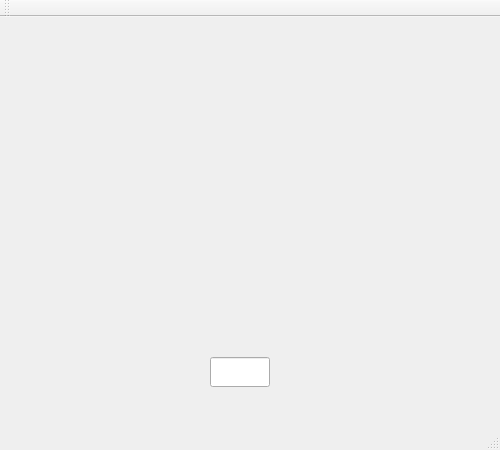
<?xml version="1.0" encoding="UTF-8"?>
<ui version="4.0">
 <class>MainWindow</class>
 <widget class="QMainWindow" name="MainWindow">
  <property name="geometry">
   <rect>
    <x>0</x>
    <y>0</y>
    <width>500</width>
    <height>450</height>
   </rect>
  </property>
  <property name="minimumSize">
   <size>
    <width>500</width>
    <height>450</height>
   </size>
  </property>
  <property name="maximumSize">
   <size>
    <width>500</width>
    <height>450</height>
   </size>
  </property>
  <property name="windowTitle">
   <string>Clock</string>
  </property>
  <widget class="QWidget" name="centralWidget">
   <widget class="QWidget" name="verticalLayoutWidget">
    <property name="geometry">
     <rect>
      <x>9</x>
      <y>9</y>
      <width>481</width>
      <height>331</height>
     </rect>
    </property>
    <layout class="QVBoxLayout" name="verticalLayout"/>
   </widget>
   <widget class="QLineEdit" name="time">
    <property name="geometry">
     <rect>
      <x>210</x>
      <y>340</y>
      <width>60</width>
      <height>30</height>
     </rect>
    </property>
    <property name="minimumSize">
     <size>
      <width>60</width>
      <height>30</height>
     </size>
    </property>
    <property name="maximumSize">
     <size>
      <width>60</width>
      <height>30</height>
     </size>
    </property>
    <property name="readOnly">
     <bool>true</bool>
    </property>
   </widget>
  </widget>
  <widget class="QMenuBar" name="menuBar">
   <property name="geometry">
    <rect>
     <x>0</x>
     <y>0</y>
     <width>500</width>
     <height>21</height>
    </rect>
   </property>
  </widget>
  <widget class="QToolBar" name="mainToolBar">
   <attribute name="toolBarArea">
    <enum>TopToolBarArea</enum>
   </attribute>
   <attribute name="toolBarBreak">
    <bool>false</bool>
   </attribute>
  </widget>
  <widget class="QStatusBar" name="statusBar"/>
 </widget>
 <layoutdefault spacing="6" margin="11"/>
 <resources/>
 <connections/>
</ui>
